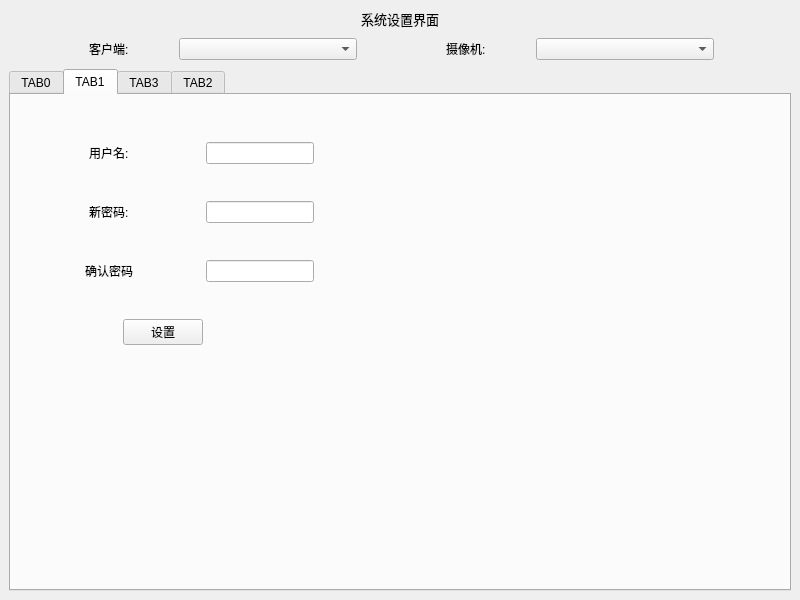
<?xml version="1.0" encoding="UTF-8"?>
<ui version="4.0">
 <class>ui_system_setting</class>
 <widget class="QMainWindow" name="ui_system_setting">
  <property name="geometry">
   <rect>
    <x>0</x>
    <y>0</y>
    <width>800</width>
    <height>600</height>
   </rect>
  </property>
  <property name="windowTitle">
   <string>指示灯识别监控系统</string>
  </property>
  <widget class="QWidget" name="centralwidget">
   <layout class="QVBoxLayout" name="verticalLayout_3" stretch="1,1,40">
    <property name="spacing">
     <number>0</number>
    </property>
    <property name="leftMargin">
     <number>0</number>
    </property>
    <property name="topMargin">
     <number>0</number>
    </property>
    <property name="rightMargin">
     <number>0</number>
    </property>
    <property name="bottomMargin">
     <number>0</number>
    </property>
    <item>
     <widget class="QWidget" name="ui_system_setting_title_widget" native="true">
      <layout class="QHBoxLayout" name="horizontalLayout_6">
       <item>
        <spacer name="horizontalSpacer_11">
         <property name="orientation">
          <enum>Qt::Horizontal</enum>
         </property>
         <property name="sizeHint" stdset="0">
          <size>
           <width>220</width>
           <height>20</height>
          </size>
         </property>
        </spacer>
       </item>
       <item>
        <widget class="QLabel" name="ui_system_setting_title_lab">
         <property name="font">
          <font>
           <pointsize>10</pointsize>
          </font>
         </property>
         <property name="text">
          <string>系统设置界面</string>
         </property>
         <property name="alignment">
          <set>Qt::AlignCenter</set>
         </property>
        </widget>
       </item>
       <item>
        <spacer name="horizontalSpacer_12">
         <property name="orientation">
          <enum>Qt::Horizontal</enum>
         </property>
         <property name="sizeHint" stdset="0">
          <size>
           <width>219</width>
           <height>20</height>
          </size>
         </property>
        </spacer>
       </item>
      </layout>
     </widget>
    </item>
    <item>
     <widget class="QWidget" name="ui_system_setting_clientinfo_widget" native="true">
      <layout class="QHBoxLayout" name="horizontalLayout_38" stretch="1,1,2,1,1,2,0">
       <property name="spacing">
        <number>0</number>
       </property>
       <property name="leftMargin">
        <number>0</number>
       </property>
       <property name="topMargin">
        <number>0</number>
       </property>
       <property name="rightMargin">
        <number>0</number>
       </property>
       <property name="bottomMargin">
        <number>0</number>
       </property>
       <item>
        <spacer name="horizontalSpacer_71">
         <property name="orientation">
          <enum>Qt::Horizontal</enum>
         </property>
         <property name="sizeHint" stdset="0">
          <size>
           <width>86</width>
           <height>20</height>
          </size>
         </property>
        </spacer>
       </item>
       <item>
        <widget class="QLabel" name="ui_system_setting_clientname_lab">
         <property name="text">
          <string>客户端:</string>
         </property>
        </widget>
       </item>
       <item>
        <widget class="QComboBox" name="ui_system_setting_clientname_cmbx"/>
       </item>
       <item>
        <spacer name="horizontalSpacer_72">
         <property name="orientation">
          <enum>Qt::Horizontal</enum>
         </property>
         <property name="sizeHint" stdset="0">
          <size>
           <width>85</width>
           <height>20</height>
          </size>
         </property>
        </spacer>
       </item>
       <item>
        <widget class="QLabel" name="ui_system_setting_cameraname_lab">
         <property name="text">
          <string>摄像机:</string>
         </property>
        </widget>
       </item>
       <item>
        <widget class="QComboBox" name="ui_system_setting_cameraname_cmbx"/>
       </item>
       <item>
        <spacer name="horizontalSpacer_73">
         <property name="orientation">
          <enum>Qt::Horizontal</enum>
         </property>
         <property name="sizeHint" stdset="0">
          <size>
           <width>86</width>
           <height>20</height>
          </size>
         </property>
        </spacer>
       </item>
      </layout>
     </widget>
    </item>
    <item>
     <widget class="QWidget" name="ui_system_setting_main_widget" native="true">
      <layout class="QVBoxLayout" name="verticalLayout">
       <item>
        <widget class="QTabWidget" name="ui_system_setting_main_tabwidget">
         <property name="currentIndex">
          <number>1</number>
         </property>
         <widget class="QWidget" name="ui_system_setting_camera_tab">
          <attribute name="title">
           <string>TAB0</string>
          </attribute>
          <layout class="QVBoxLayout" name="verticalLayout_2">
           <item>
            <layout class="QHBoxLayout" name="horizontalLayout" stretch="1,1,1,10,1">
             <item>
              <spacer name="horizontalSpacer">
               <property name="orientation">
                <enum>Qt::Horizontal</enum>
               </property>
               <property name="sizeHint" stdset="0">
                <size>
                 <width>40</width>
                 <height>20</height>
                </size>
               </property>
              </spacer>
             </item>
             <item>
              <widget class="QLabel" name="label">
               <property name="text">
                <string>亮度:</string>
               </property>
              </widget>
             </item>
             <item>
              <spacer name="horizontalSpacer_2">
               <property name="orientation">
                <enum>Qt::Horizontal</enum>
               </property>
               <property name="sizeHint" stdset="0">
                <size>
                 <width>40</width>
                 <height>20</height>
                </size>
               </property>
              </spacer>
             </item>
             <item>
              <widget class="QSlider" name="ui_brightness_v_sld">
               <property name="orientation">
                <enum>Qt::Horizontal</enum>
               </property>
              </widget>
             </item>
             <item>
              <widget class="QLabel" name="ui_brightness_v_lab">
               <property name="text">
                <string/>
               </property>
              </widget>
             </item>
            </layout>
           </item>
           <item>
            <layout class="QHBoxLayout" name="horizontalLayout_2" stretch="1,1,1,10,1">
             <item>
              <spacer name="horizontalSpacer_3">
               <property name="orientation">
                <enum>Qt::Horizontal</enum>
               </property>
               <property name="sizeHint" stdset="0">
                <size>
                 <width>40</width>
                 <height>20</height>
                </size>
               </property>
              </spacer>
             </item>
             <item>
              <widget class="QLabel" name="label_4">
               <property name="text">
                <string>对比度:</string>
               </property>
              </widget>
             </item>
             <item>
              <spacer name="horizontalSpacer_4">
               <property name="orientation">
                <enum>Qt::Horizontal</enum>
               </property>
               <property name="sizeHint" stdset="0">
                <size>
                 <width>40</width>
                 <height>20</height>
                </size>
               </property>
              </spacer>
             </item>
             <item>
              <widget class="QSlider" name="ui_contrast_v_sld">
               <property name="orientation">
                <enum>Qt::Horizontal</enum>
               </property>
              </widget>
             </item>
             <item>
              <widget class="QLabel" name="ui_contrast_v_lab">
               <property name="text">
                <string/>
               </property>
              </widget>
             </item>
            </layout>
           </item>
           <item>
            <layout class="QHBoxLayout" name="horizontalLayout_3" stretch="1,1,1,10,1">
             <item>
              <spacer name="horizontalSpacer_5">
               <property name="orientation">
                <enum>Qt::Horizontal</enum>
               </property>
               <property name="sizeHint" stdset="0">
                <size>
                 <width>40</width>
                 <height>20</height>
                </size>
               </property>
              </spacer>
             </item>
             <item>
              <widget class="QLabel" name="label_9">
               <property name="text">
                <string>饱和度:</string>
               </property>
              </widget>
             </item>
             <item>
              <spacer name="horizontalSpacer_6">
               <property name="orientation">
                <enum>Qt::Horizontal</enum>
               </property>
               <property name="sizeHint" stdset="0">
                <size>
                 <width>40</width>
                 <height>20</height>
                </size>
               </property>
              </spacer>
             </item>
             <item>
              <widget class="QSlider" name="ui_saturation_v_sld">
               <property name="orientation">
                <enum>Qt::Horizontal</enum>
               </property>
              </widget>
             </item>
             <item>
              <widget class="QLabel" name="ui_saturation_v_lab">
               <property name="text">
                <string/>
               </property>
              </widget>
             </item>
            </layout>
           </item>
           <item>
            <layout class="QHBoxLayout" name="horizontalLayout_4" stretch="1,1,1,10,1">
             <item>
              <spacer name="horizontalSpacer_7">
               <property name="orientation">
                <enum>Qt::Horizontal</enum>
               </property>
               <property name="sizeHint" stdset="0">
                <size>
                 <width>40</width>
                 <height>20</height>
                </size>
               </property>
              </spacer>
             </item>
             <item>
              <widget class="QLabel" name="label_3">
               <property name="text">
                <string> 锐度:</string>
               </property>
              </widget>
             </item>
             <item>
              <spacer name="horizontalSpacer_8">
               <property name="orientation">
                <enum>Qt::Horizontal</enum>
               </property>
               <property name="sizeHint" stdset="0">
                <size>
                 <width>40</width>
                 <height>20</height>
                </size>
               </property>
              </spacer>
             </item>
             <item>
              <widget class="QSlider" name="ui_sharpress_v_sld">
               <property name="orientation">
                <enum>Qt::Horizontal</enum>
               </property>
              </widget>
             </item>
             <item>
              <widget class="QLabel" name="ui_sharpress_v_lab">
               <property name="text">
                <string/>
               </property>
              </widget>
             </item>
            </layout>
           </item>
           <item>
            <layout class="QHBoxLayout" name="horizontalLayout_9" stretch="1,0,1,10,1">
             <item>
              <spacer name="horizontalSpacer_17">
               <property name="orientation">
                <enum>Qt::Horizontal</enum>
               </property>
               <property name="sizeHint" stdset="0">
                <size>
                 <width>40</width>
                 <height>20</height>
                </size>
               </property>
              </spacer>
             </item>
             <item>
              <widget class="QLabel" name="label_7">
               <property name="text">
                <string>白平衡:</string>
               </property>
              </widget>
             </item>
             <item>
              <spacer name="horizontalSpacer_18">
               <property name="orientation">
                <enum>Qt::Horizontal</enum>
               </property>
               <property name="sizeHint" stdset="0">
                <size>
                 <width>40</width>
                 <height>20</height>
                </size>
               </property>
              </spacer>
             </item>
             <item>
              <widget class="QSlider" name="ui_whitebalance_v_sld">
               <property name="orientation">
                <enum>Qt::Horizontal</enum>
               </property>
              </widget>
             </item>
             <item>
              <widget class="QLabel" name="ui_whitebalance_v_lab">
               <property name="text">
                <string/>
               </property>
              </widget>
             </item>
            </layout>
           </item>
           <item>
            <layout class="QHBoxLayout" name="horizontalLayout_8" stretch="1,1,1,10,1,0,0">
             <property name="spacing">
              <number>0</number>
             </property>
             <item>
              <spacer name="horizontalSpacer_15">
               <property name="orientation">
                <enum>Qt::Horizontal</enum>
               </property>
               <property name="sizeHint" stdset="0">
                <size>
                 <width>40</width>
                 <height>20</height>
                </size>
               </property>
              </spacer>
             </item>
             <item>
              <widget class="QLabel" name="label_5">
               <property name="text">
                <string>曝光:</string>
               </property>
              </widget>
             </item>
             <item>
              <spacer name="horizontalSpacer_16">
               <property name="orientation">
                <enum>Qt::Horizontal</enum>
               </property>
               <property name="sizeHint" stdset="0">
                <size>
                 <width>40</width>
                 <height>20</height>
                </size>
               </property>
              </spacer>
             </item>
             <item>
              <widget class="QSlider" name="ui_exposure_v_sld">
               <property name="orientation">
                <enum>Qt::Horizontal</enum>
               </property>
              </widget>
             </item>
             <item>
              <widget class="QLabel" name="ui_exposure_v_lab">
               <property name="text">
                <string/>
               </property>
              </widget>
             </item>
             <item>
              <widget class="QLabel" name="label_8">
               <property name="text">
                <string>us</string>
               </property>
              </widget>
             </item>
             <item>
              <widget class="QScrollBar" name="verticalScrollBar">
               <property name="orientation">
                <enum>Qt::Vertical</enum>
               </property>
              </widget>
             </item>
            </layout>
           </item>
           <item>
            <layout class="QHBoxLayout" name="horizontalLayout_15" stretch="1,1,1,10,1">
             <item>
              <spacer name="horizontalSpacer_29">
               <property name="orientation">
                <enum>Qt::Horizontal</enum>
               </property>
               <property name="sizeHint" stdset="0">
                <size>
                 <width>40</width>
                 <height>20</height>
                </size>
               </property>
              </spacer>
             </item>
             <item>
              <widget class="QLabel" name="label_6">
               <property name="text">
                <string> 帧率:</string>
               </property>
              </widget>
             </item>
             <item>
              <spacer name="horizontalSpacer_30">
               <property name="orientation">
                <enum>Qt::Horizontal</enum>
               </property>
               <property name="sizeHint" stdset="0">
                <size>
                 <width>40</width>
                 <height>20</height>
                </size>
               </property>
              </spacer>
             </item>
             <item>
              <widget class="QSlider" name="ui_fps_v_sld">
               <property name="orientation">
                <enum>Qt::Horizontal</enum>
               </property>
              </widget>
             </item>
             <item>
              <widget class="QLabel" name="ui_fps_v_lab">
               <property name="text">
                <string/>
               </property>
              </widget>
             </item>
            </layout>
           </item>
           <item>
            <layout class="QHBoxLayout" name="horizontalLayout_16" stretch="1,1,1,15">
             <item>
              <spacer name="horizontalSpacer_31">
               <property name="orientation">
                <enum>Qt::Horizontal</enum>
               </property>
               <property name="sizeHint" stdset="0">
                <size>
                 <width>40</width>
                 <height>20</height>
                </size>
               </property>
              </spacer>
             </item>
             <item>
              <widget class="QLabel" name="ui_resolution_v_lab">
               <property name="text">
                <string>  分辨率:</string>
               </property>
              </widget>
             </item>
             <item>
              <spacer name="horizontalSpacer_32">
               <property name="orientation">
                <enum>Qt::Horizontal</enum>
               </property>
               <property name="sizeHint" stdset="0">
                <size>
                 <width>40</width>
                 <height>20</height>
                </size>
               </property>
              </spacer>
             </item>
             <item>
              <widget class="QComboBox" name="ui_resolution_v_cmbx"/>
             </item>
            </layout>
           </item>
           <item>
            <layout class="QHBoxLayout" name="horizontalLayout_21">
             <item>
              <spacer name="horizontalSpacer_41">
               <property name="orientation">
                <enum>Qt::Horizontal</enum>
               </property>
               <property name="sizeHint" stdset="0">
                <size>
                 <width>40</width>
                 <height>20</height>
                </size>
               </property>
              </spacer>
             </item>
             <item>
              <widget class="QPushButton" name="ui_system_setting_camera_setting_btn">
               <property name="text">
                <string>设置</string>
               </property>
              </widget>
             </item>
             <item>
              <spacer name="horizontalSpacer_42">
               <property name="orientation">
                <enum>Qt::Horizontal</enum>
               </property>
               <property name="sizeHint" stdset="0">
                <size>
                 <width>40</width>
                 <height>20</height>
                </size>
               </property>
              </spacer>
             </item>
            </layout>
           </item>
          </layout>
         </widget>
         <widget class="QWidget" name="ui_system_setting_user_tab">
          <attribute name="title">
           <string>TAB1</string>
          </attribute>
          <widget class="QWidget" name="widget" native="true">
           <property name="geometry">
            <rect>
             <x>0</x>
             <y>10</y>
             <width>303</width>
             <height>240</height>
            </rect>
           </property>
           <layout class="QVBoxLayout" name="verticalLayout_4" stretch="1,2,1,2,1,2,1,2">
            <property name="spacing">
             <number>0</number>
            </property>
            <property name="leftMargin">
             <number>0</number>
            </property>
            <property name="topMargin">
             <number>0</number>
            </property>
            <property name="rightMargin">
             <number>0</number>
            </property>
            <property name="bottomMargin">
             <number>0</number>
            </property>
            <item>
             <spacer name="verticalSpacer">
              <property name="orientation">
               <enum>Qt::Vertical</enum>
              </property>
              <property name="sizeHint" stdset="0">
               <size>
                <width>18</width>
                <height>17</height>
               </size>
              </property>
             </spacer>
            </item>
            <item>
             <layout class="QHBoxLayout" name="horizontalLayout_5">
              <item>
               <spacer name="horizontalSpacer_9">
                <property name="orientation">
                 <enum>Qt::Horizontal</enum>
                </property>
                <property name="sizeHint" stdset="0">
                 <size>
                  <width>40</width>
                  <height>20</height>
                 </size>
                </property>
               </spacer>
              </item>
              <item>
               <widget class="QLabel" name="label_2">
                <property name="text">
                 <string>用户名:</string>
                </property>
               </widget>
              </item>
              <item>
               <spacer name="horizontalSpacer_10">
                <property name="orientation">
                 <enum>Qt::Horizontal</enum>
                </property>
                <property name="sizeHint" stdset="0">
                 <size>
                  <width>40</width>
                  <height>20</height>
                 </size>
                </property>
               </spacer>
              </item>
              <item>
               <widget class="QLineEdit" name="ui_username_edt"/>
              </item>
             </layout>
            </item>
            <item>
             <spacer name="verticalSpacer_2">
              <property name="orientation">
               <enum>Qt::Vertical</enum>
              </property>
              <property name="sizeHint" stdset="0">
               <size>
                <width>18</width>
                <height>17</height>
               </size>
              </property>
             </spacer>
            </item>
            <item>
             <layout class="QHBoxLayout" name="horizontalLayout_10">
              <item>
               <spacer name="horizontalSpacer_19">
                <property name="orientation">
                 <enum>Qt::Horizontal</enum>
                </property>
                <property name="sizeHint" stdset="0">
                 <size>
                  <width>40</width>
                  <height>20</height>
                 </size>
                </property>
               </spacer>
              </item>
              <item>
               <widget class="QLabel" name="label_10">
                <property name="text">
                 <string>新密码:</string>
                </property>
               </widget>
              </item>
              <item>
               <spacer name="horizontalSpacer_20">
                <property name="orientation">
                 <enum>Qt::Horizontal</enum>
                </property>
                <property name="sizeHint" stdset="0">
                 <size>
                  <width>40</width>
                  <height>20</height>
                 </size>
                </property>
               </spacer>
              </item>
              <item>
               <widget class="QLineEdit" name="ui_newpassed_edt">
                <property name="echoMode">
                 <enum>QLineEdit::Password</enum>
                </property>
               </widget>
              </item>
             </layout>
            </item>
            <item>
             <spacer name="verticalSpacer_3">
              <property name="orientation">
               <enum>Qt::Vertical</enum>
              </property>
              <property name="sizeHint" stdset="0">
               <size>
                <width>18</width>
                <height>17</height>
               </size>
              </property>
             </spacer>
            </item>
            <item>
             <layout class="QHBoxLayout" name="horizontalLayout_23">
              <item>
               <spacer name="horizontalSpacer_45">
                <property name="orientation">
                 <enum>Qt::Horizontal</enum>
                </property>
                <property name="sizeHint" stdset="0">
                 <size>
                  <width>40</width>
                  <height>20</height>
                 </size>
                </property>
               </spacer>
              </item>
              <item>
               <widget class="QLabel" name="label_21">
                <property name="text">
                 <string>确认密码</string>
                </property>
               </widget>
              </item>
              <item>
               <spacer name="horizontalSpacer_46">
                <property name="orientation">
                 <enum>Qt::Horizontal</enum>
                </property>
                <property name="sizeHint" stdset="0">
                 <size>
                  <width>40</width>
                  <height>20</height>
                 </size>
                </property>
               </spacer>
              </item>
              <item>
               <widget class="QLineEdit" name="ui_confirm_newpassed_edt">
                <property name="echoMode">
                 <enum>QLineEdit::Password</enum>
                </property>
               </widget>
              </item>
             </layout>
            </item>
            <item>
             <spacer name="verticalSpacer_4">
              <property name="orientation">
               <enum>Qt::Vertical</enum>
              </property>
              <property name="sizeHint" stdset="0">
               <size>
                <width>18</width>
                <height>17</height>
               </size>
              </property>
             </spacer>
            </item>
            <item>
             <layout class="QHBoxLayout" name="horizontalLayout_24">
              <item>
               <spacer name="horizontalSpacer_47">
                <property name="orientation">
                 <enum>Qt::Horizontal</enum>
                </property>
                <property name="sizeHint" stdset="0">
                 <size>
                  <width>40</width>
                  <height>20</height>
                 </size>
                </property>
               </spacer>
              </item>
              <item>
               <widget class="QPushButton" name="ui_system_setting_passwdchg_btn">
                <property name="text">
                 <string>设置</string>
                </property>
               </widget>
              </item>
              <item>
               <spacer name="horizontalSpacer_13">
                <property name="orientation">
                 <enum>Qt::Horizontal</enum>
                </property>
                <property name="sizeHint" stdset="0">
                 <size>
                  <width>40</width>
                  <height>20</height>
                 </size>
                </property>
               </spacer>
              </item>
             </layout>
            </item>
           </layout>
          </widget>
         </widget>
         <widget class="QWidget" name="ui_system_setting_upgrade_tab">
          <attribute name="title">
           <string>TAB3</string>
          </attribute>
          <widget class="QWidget" name="widget_3" native="true">
           <property name="geometry">
            <rect>
             <x>0</x>
             <y>30</y>
             <width>721</width>
             <height>81</height>
            </rect>
           </property>
           <layout class="QVBoxLayout" name="verticalLayout_6" stretch="2,1,2">
            <property name="spacing">
             <number>0</number>
            </property>
            <property name="leftMargin">
             <number>0</number>
            </property>
            <property name="topMargin">
             <number>0</number>
            </property>
            <property name="rightMargin">
             <number>0</number>
            </property>
            <property name="bottomMargin">
             <number>0</number>
            </property>
            <item>
             <layout class="QHBoxLayout" name="horizontalLayout_18" stretch="1,1,1,10,1,2">
              <property name="spacing">
               <number>0</number>
              </property>
              <item>
               <spacer name="horizontalSpacer_36">
                <property name="orientation">
                 <enum>Qt::Horizontal</enum>
                </property>
                <property name="sizeHint" stdset="0">
                 <size>
                  <width>40</width>
                  <height>20</height>
                 </size>
                </property>
               </spacer>
              </item>
              <item>
               <widget class="QLabel" name="label_17">
                <property name="text">
                 <string>升级文件:</string>
                </property>
               </widget>
              </item>
              <item>
               <spacer name="horizontalSpacer_37">
                <property name="orientation">
                 <enum>Qt::Horizontal</enum>
                </property>
                <property name="sizeHint" stdset="0">
                 <size>
                  <width>40</width>
                  <height>20</height>
                 </size>
                </property>
               </spacer>
              </item>
              <item>
               <widget class="QLineEdit" name="ui_system_setting_upgrade_file_edit"/>
              </item>
              <item>
               <spacer name="horizontalSpacer_38">
                <property name="orientation">
                 <enum>Qt::Horizontal</enum>
                </property>
                <property name="sizeHint" stdset="0">
                 <size>
                  <width>40</width>
                  <height>20</height>
                 </size>
                </property>
               </spacer>
              </item>
              <item>
               <widget class="QPushButton" name="ui_system_setting_upgrade_file_open_btn">
                <property name="text">
                 <string>打开</string>
                </property>
               </widget>
              </item>
             </layout>
            </item>
            <item>
             <spacer name="verticalSpacer_12">
              <property name="orientation">
               <enum>Qt::Vertical</enum>
              </property>
              <property name="sizeHint" stdset="0">
               <size>
                <width>20</width>
                <height>14</height>
               </size>
              </property>
             </spacer>
            </item>
            <item>
             <layout class="QHBoxLayout" name="horizontalLayout_19" stretch="2,1,2">
              <property name="spacing">
               <number>0</number>
              </property>
              <item>
               <spacer name="horizontalSpacer_39">
                <property name="orientation">
                 <enum>Qt::Horizontal</enum>
                </property>
                <property name="sizeHint" stdset="0">
                 <size>
                  <width>40</width>
                  <height>20</height>
                 </size>
                </property>
               </spacer>
              </item>
              <item>
               <widget class="QPushButton" name="ui_system_setting_upgrade_btn">
                <property name="text">
                 <string>保存</string>
                </property>
               </widget>
              </item>
              <item>
               <spacer name="horizontalSpacer_40">
                <property name="orientation">
                 <enum>Qt::Horizontal</enum>
                </property>
                <property name="sizeHint" stdset="0">
                 <size>
                  <width>40</width>
                  <height>20</height>
                 </size>
                </property>
               </spacer>
              </item>
             </layout>
            </item>
           </layout>
          </widget>
         </widget>
         <widget class="QWidget" name="ui_system_setting_server_tab">
          <attribute name="title">
           <string>TAB2</string>
          </attribute>
          <widget class="QWidget" name="widget_2" native="true">
           <property name="geometry">
            <rect>
             <x>0</x>
             <y>10</y>
             <width>611</width>
             <height>334</height>
            </rect>
           </property>
           <layout class="QVBoxLayout" name="verticalLayout_5" stretch="1,1,1,1,1,1,1,1,1,1,1,1">
            <property name="spacing">
             <number>0</number>
            </property>
            <property name="leftMargin">
             <number>0</number>
            </property>
            <property name="topMargin">
             <number>0</number>
            </property>
            <property name="rightMargin">
             <number>0</number>
            </property>
            <property name="bottomMargin">
             <number>0</number>
            </property>
            <item>
             <layout class="QHBoxLayout" name="horizontalLayout_7" stretch="1,1,1,10">
              <property name="spacing">
               <number>0</number>
              </property>
              <item>
               <spacer name="horizontalSpacer_14">
                <property name="orientation">
                 <enum>Qt::Horizontal</enum>
                </property>
                <property name="sizeHint" stdset="0">
                 <size>
                  <width>40</width>
                  <height>20</height>
                 </size>
                </property>
               </spacer>
              </item>
              <item>
               <widget class="QLabel" name="label_11">
                <property name="text">
                 <string>服务器UUID:</string>
                </property>
               </widget>
              </item>
              <item>
               <spacer name="horizontalSpacer_21">
                <property name="orientation">
                 <enum>Qt::Horizontal</enum>
                </property>
                <property name="sizeHint" stdset="0">
                 <size>
                  <width>40</width>
                  <height>20</height>
                 </size>
                </property>
               </spacer>
              </item>
              <item>
               <widget class="QLabel" name="ui_system_setting_server_uuid_lab">
                <property name="text">
                 <string/>
                </property>
                <property name="alignment">
                 <set>Qt::AlignCenter</set>
                </property>
               </widget>
              </item>
             </layout>
            </item>
            <item>
             <spacer name="verticalSpacer_6">
              <property name="orientation">
               <enum>Qt::Vertical</enum>
              </property>
              <property name="sizeHint" stdset="0">
               <size>
                <width>20</width>
                <height>25</height>
               </size>
              </property>
             </spacer>
            </item>
            <item>
             <layout class="QHBoxLayout" name="horizontalLayout_11" stretch="1,1,1,10">
              <property name="spacing">
               <number>0</number>
              </property>
              <item>
               <spacer name="horizontalSpacer_22">
                <property name="orientation">
                 <enum>Qt::Horizontal</enum>
                </property>
                <property name="sizeHint" stdset="0">
                 <size>
                  <width>40</width>
                  <height>20</height>
                 </size>
                </property>
               </spacer>
              </item>
              <item>
               <widget class="QLabel" name="label_12">
                <property name="text">
                 <string>服务器名字:</string>
                </property>
               </widget>
              </item>
              <item>
               <spacer name="horizontalSpacer_23">
                <property name="orientation">
                 <enum>Qt::Horizontal</enum>
                </property>
                <property name="sizeHint" stdset="0">
                 <size>
                  <width>40</width>
                  <height>20</height>
                 </size>
                </property>
               </spacer>
              </item>
              <item>
               <widget class="QLabel" name="ui_system_setting_server_name_lab">
                <property name="text">
                 <string/>
                </property>
                <property name="alignment">
                 <set>Qt::AlignCenter</set>
                </property>
               </widget>
              </item>
             </layout>
            </item>
            <item>
             <spacer name="verticalSpacer_7">
              <property name="orientation">
               <enum>Qt::Vertical</enum>
              </property>
              <property name="sizeHint" stdset="0">
               <size>
                <width>20</width>
                <height>25</height>
               </size>
              </property>
             </spacer>
            </item>
            <item>
             <layout class="QHBoxLayout" name="horizontalLayout_12" stretch="1,1,1,10">
              <property name="spacing">
               <number>0</number>
              </property>
              <item>
               <spacer name="horizontalSpacer_24">
                <property name="orientation">
                 <enum>Qt::Horizontal</enum>
                </property>
                <property name="sizeHint" stdset="0">
                 <size>
                  <width>40</width>
                  <height>20</height>
                 </size>
                </property>
               </spacer>
              </item>
              <item>
               <widget class="QLabel" name="label_13">
                <property name="text">
                 <string>服务器mac地址:</string>
                </property>
               </widget>
              </item>
              <item>
               <spacer name="horizontalSpacer_25">
                <property name="orientation">
                 <enum>Qt::Horizontal</enum>
                </property>
                <property name="sizeHint" stdset="0">
                 <size>
                  <width>40</width>
                  <height>20</height>
                 </size>
                </property>
               </spacer>
              </item>
              <item>
               <widget class="QLabel" name="ui_system_setting_server_mac_lab">
                <property name="text">
                 <string/>
                </property>
                <property name="alignment">
                 <set>Qt::AlignCenter</set>
                </property>
               </widget>
              </item>
             </layout>
            </item>
            <item>
             <spacer name="verticalSpacer_8">
              <property name="orientation">
               <enum>Qt::Vertical</enum>
              </property>
              <property name="sizeHint" stdset="0">
               <size>
                <width>20</width>
                <height>25</height>
               </size>
              </property>
             </spacer>
            </item>
            <item>
             <layout class="QHBoxLayout" name="horizontalLayout_13" stretch="1,1,1,10">
              <property name="spacing">
               <number>0</number>
              </property>
              <item>
               <spacer name="horizontalSpacer_26">
                <property name="orientation">
                 <enum>Qt::Horizontal</enum>
                </property>
                <property name="sizeHint" stdset="0">
                 <size>
                  <width>40</width>
                  <height>20</height>
                 </size>
                </property>
               </spacer>
              </item>
              <item>
               <widget class="QLabel" name="label_14">
                <property name="text">
                 <string>本机ip地址:</string>
                </property>
               </widget>
              </item>
              <item>
               <spacer name="horizontalSpacer_27">
                <property name="orientation">
                 <enum>Qt::Horizontal</enum>
                </property>
                <property name="sizeHint" stdset="0">
                 <size>
                  <width>40</width>
                  <height>20</height>
                 </size>
                </property>
               </spacer>
              </item>
              <item>
               <widget class="QLabel" name="ui_system_setting_server_local_ip_lab">
                <property name="text">
                 <string/>
                </property>
                <property name="alignment">
                 <set>Qt::AlignCenter</set>
                </property>
               </widget>
              </item>
             </layout>
            </item>
            <item>
             <spacer name="verticalSpacer_9">
              <property name="orientation">
               <enum>Qt::Vertical</enum>
              </property>
              <property name="sizeHint" stdset="0">
               <size>
                <width>20</width>
                <height>25</height>
               </size>
              </property>
             </spacer>
            </item>
            <item>
             <layout class="QHBoxLayout" name="horizontalLayout_14" stretch="1,1,1,10">
              <property name="spacing">
               <number>0</number>
              </property>
              <item>
               <spacer name="horizontalSpacer_28">
                <property name="orientation">
                 <enum>Qt::Horizontal</enum>
                </property>
                <property name="sizeHint" stdset="0">
                 <size>
                  <width>40</width>
                  <height>20</height>
                 </size>
                </property>
               </spacer>
              </item>
              <item>
               <widget class="QLabel" name="label_15">
                <property name="text">
                 <string>外网ip地址:</string>
                </property>
               </widget>
              </item>
              <item>
               <spacer name="horizontalSpacer_33">
                <property name="orientation">
                 <enum>Qt::Horizontal</enum>
                </property>
                <property name="sizeHint" stdset="0">
                 <size>
                  <width>40</width>
                  <height>20</height>
                 </size>
                </property>
               </spacer>
              </item>
              <item>
               <widget class="QLabel" name="ui_system_setting_server_foreign_ip_lab">
                <property name="text">
                 <string/>
                </property>
                <property name="alignment">
                 <set>Qt::AlignCenter</set>
                </property>
               </widget>
              </item>
             </layout>
            </item>
            <item>
             <spacer name="verticalSpacer_10">
              <property name="orientation">
               <enum>Qt::Vertical</enum>
              </property>
              <property name="sizeHint" stdset="0">
               <size>
                <width>20</width>
                <height>25</height>
               </size>
              </property>
             </spacer>
            </item>
            <item>
             <layout class="QHBoxLayout" name="horizontalLayout_17" stretch="1,1,1,10">
              <property name="spacing">
               <number>0</number>
              </property>
              <item>
               <spacer name="horizontalSpacer_34">
                <property name="orientation">
                 <enum>Qt::Horizontal</enum>
                </property>
                <property name="sizeHint" stdset="0">
                 <size>
                  <width>40</width>
                  <height>20</height>
                 </size>
                </property>
               </spacer>
              </item>
              <item>
               <widget class="QLabel" name="label_16">
                <property name="text">
                 <string>系统版本号:</string>
                </property>
               </widget>
              </item>
              <item>
               <spacer name="horizontalSpacer_35">
                <property name="orientation">
                 <enum>Qt::Horizontal</enum>
                </property>
                <property name="sizeHint" stdset="0">
                 <size>
                  <width>40</width>
                  <height>20</height>
                 </size>
                </property>
               </spacer>
              </item>
              <item>
               <widget class="QLabel" name="ui_system_setting_server_version_lab">
                <property name="text">
                 <string/>
                </property>
                <property name="alignment">
                 <set>Qt::AlignCenter</set>
                </property>
               </widget>
              </item>
             </layout>
            </item>
            <item>
             <spacer name="verticalSpacer_11">
              <property name="orientation">
               <enum>Qt::Vertical</enum>
              </property>
              <property name="sizeHint" stdset="0">
               <size>
                <width>20</width>
                <height>25</height>
               </size>
              </property>
             </spacer>
            </item>
           </layout>
          </widget>
         </widget>
        </widget>
       </item>
      </layout>
     </widget>
    </item>
   </layout>
  </widget>
 </widget>
 <resources/>
 <connections/>
</ui>
